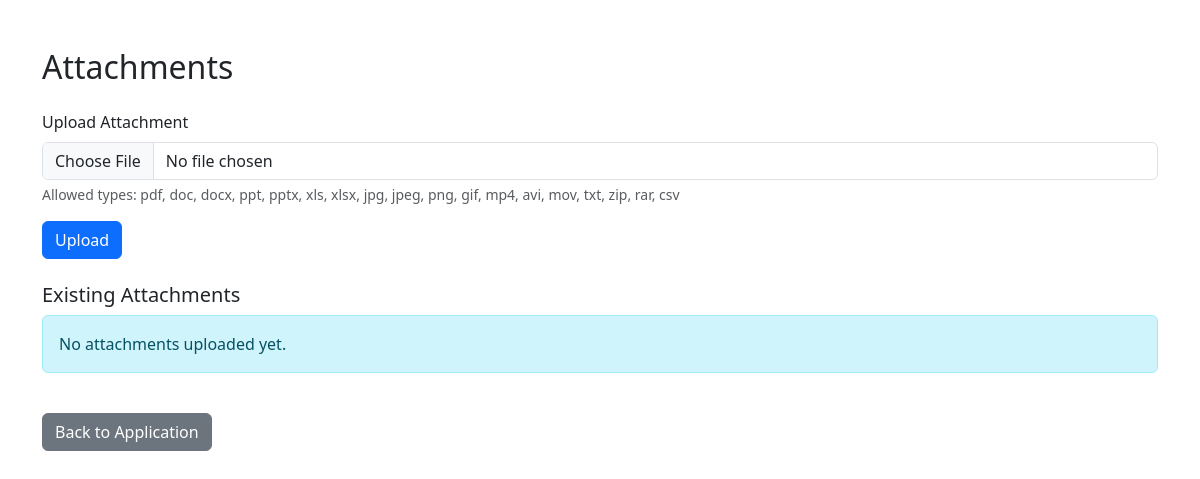
Before: /dist/attachments_upload.php?application_id=7 with the older database file.
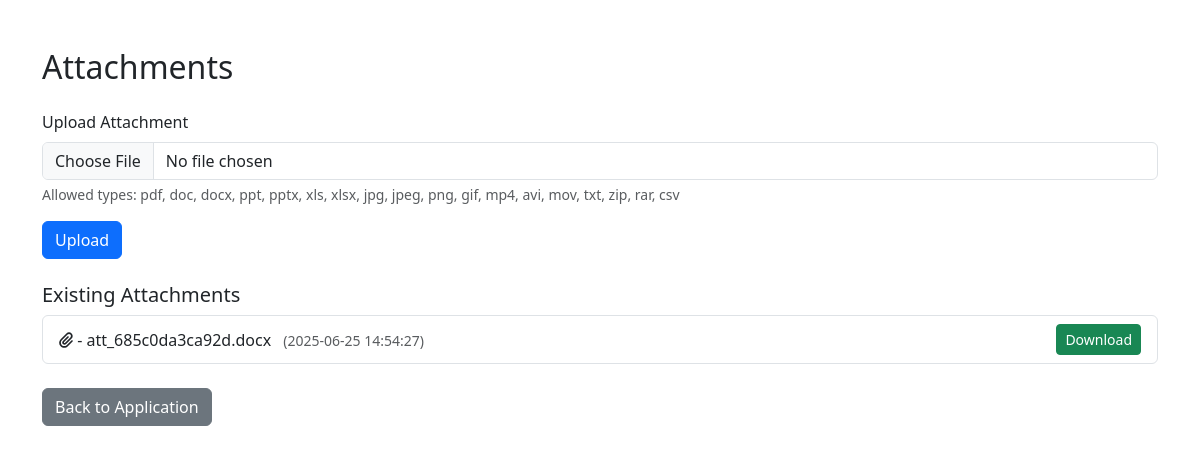
After: the same page with the newer database file.
### tables this page shows
CREATE TABLE `attachments` (
  `id` int(11) NOT NULL,
  `application_id` int(11) DEFAULT NULL,
  `file_type` enum('proposal','video','pitch_deck','business_plan') DEFAULT NULL,
  `file_path` varchar(255) DEFAULT NULL,
  `uploaded_at` timestamp NOT NULL DEFAULT current_timestamp()
);

### dist/attachments_upload.php (the view, shortened to what this page needs)
<?php
$host = "localhost";
$user = "root";
$password = "";
$dbname = "umic";
$conn = new mysqli($host, $user, $password, $dbname);
$allowed_types = [
    'pdf' => 'PDF',
    'doc' => 'Word',
    'docx' => 'Word',
    'ppt' => 'PowerPoint',
    'pptx' => 'PowerPoint',
    'xls' => 'Excel',
    'xlsx' => 'Excel',
    'jpg' => 'Image',
    'jpeg' => 'Image',
    'png' => 'Image',
    'gif' => 'Image',
    'mp4' => 'Video',
    'avi' => 'Video',
    'mov' => 'Video',
    'txt' => 'Text',
    'zip' => 'Archive',
    'rar' => 'Archive',
    'csv' => 'CSV',
];
$application_id = isset($_GET['application_id']) ? intval($_GET['application_id']) : (isset($_POST['application_id']) ? intval($_POST['application_id']) : 0);
$stmt = $conn->prepare("SELECT id, file_type, file_path, uploaded_at FROM attachments WHERE application_id = ? ORDER BY uploaded_at DESC");
$stmt->bind_param("i", $application_id);
$stmt->execute();
$attachments = $stmt->get_result();
?>
<!DOCTYPE html>
<html lang="en">
<head>
    <link href="https://cdn.jsdelivr.net/npm/bootstrap@5.3.0/dist/css/bootstrap.min.css" rel="stylesheet">
</head>
<body>
<div class="container my-5">
    <h2 class="mb-4">Attachments</h2>
    <form method="post" enctype="multipart/form-data" class="mb-4">
        <div class="mb-3">
            <label for="attachment" class="form-label">Upload Attachment</label>
            <input type="file" class="form-control" id="attachment" name="attachment" required>
            <div class="form-text">Allowed types: <?= implode(', ', array_keys($allowed_types)) ?></div>
        </div>
        <button type="submit" class="btn btn-primary">Upload</button>
    </form>
    <h5>Existing Attachments</h5>
    <?php if ($attachments->num_rows > 0): ?>
        <ul class="list-group">
            <?php while ($att = $attachments->fetch_assoc()): ?>
                <li class="list-group-item d-flex justify-content-between align-items-center">
                    <span><i class="fas fa-paperclip"></i> <?= htmlspecialchars($att['file_type']) ?> - <?= htmlspecialchars($att['file_path']) ?> <small class="text-muted ms-2">(<?= $att['uploaded_at'] ?>)</small></span>
                    <a href="../uploads/<?= urlencode($att['file_path']) ?>" class="btn btn-sm btn-success" download>Download</a>
                </li>
            <?php endwhile; ?>
        </ul>
    <?php else: ?>
        <div class="alert alert-info">No attachments uploaded yet.</div>
    <?php endif; ?>
    <a href="application_view.php?id=<?= $application_id ?>" class="btn btn-secondary mt-4">Back to Application</a>
</div>
</body>
</html>

Changed rows visible on the page:
added attachments: file_path "att_685c0da3ca92d.docx", uploaded_at "2025-06-25 14:54:27"
Other visible differences:
text no longer shown: "No attachments uploaded yet."
